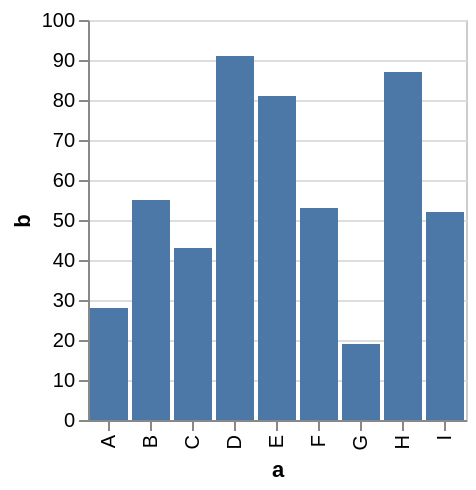

This figure's Vega-Lite source:
### Vega specification from a JSON file in a GitHub repository (floating-point values rounded to 4 significant figures)
{"$schema": "https://vega.github.io/schema/vega/v3.0.json", "description": "A simple bar chart with embedded data.", "autosize": "pad", "padding": 5, "encode": {"update": {"stroke": {"value": "#ccc"}, "fill": {"value": "transparent"}}}, "data": [{"name": "source_0", "values": [{"a": "A", "b": 28}, {"a": "B", "b": 55}, {"a": "C", "b": 43}, {"a": "D", "b": 91}, {"a": "E", "b": 81}, {"a": "F", "b": 53}, {"a": "G", "b": 19}, {"a": "H", "b": 87}, {"a": "I", "b": 52}]}, {"name": "data_0", "source": "source_0", "transform": [{"type": "formula", "expr": "toNumber(datum[\"b\"])", "as": "b"}, {"type": "filter", "expr": "datum[\"b\"] !== null && !isNaN(datum[\"b\"])"}]}], "signals": [{"name": "width", "update": "bandspace(domain('x').length, 0.1, 0.05) * 21"}, {"name": "height", "update": "200"}], "marks": [{"name": "marks", "type": "rect", "role": "bar", "from": {"data": "data_0"}, "encode": {"update": {"x": {"scale": "x", "field": "a"}, "width": {"scale": "x", "band": true}, "y": {"scale": "y", "field": "b"}, "y2": {"scale": "y", "value": 0}, "fill": {"value": "#4c78a8"}, "tooltip": {"signal": "format(datum[\"b\"], '')"}}}}], "scales": [{"name": "x", "type": "band", "domain": {"data": "data_0", "field": "a", "sort": true}, "range": {"step": 21}, "round": true, "paddingInner": 0.1, "paddingOuter": 0.05}, {"name": "y", "type": "linear", "domain": {"data": "data_0", "field": "b"}, "range": [200, 0], "round": true, "nice": true, "zero": true}], "axes": [{"scale": "x", "orient": "bottom", "tickCount": 5, "title": "a", "zindex": 1, "encode": {"labels": {"update": {"angle": {"value": 270}, "align": {"value": "right"}, "baseline": {"value": "middle"}}}}}, {"scale": "y", "orient": "left", "title": "b", "zindex": 1}, {"scale": "y", "domain": false, "grid": true, "labels": false, "orient": "left", "ticks": false, "zindex": 0, "gridScale": "x"}]}
